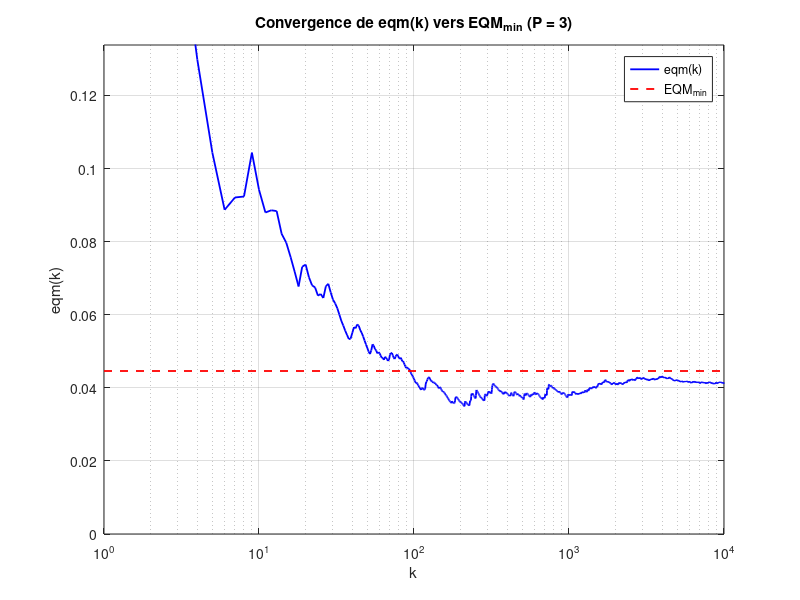
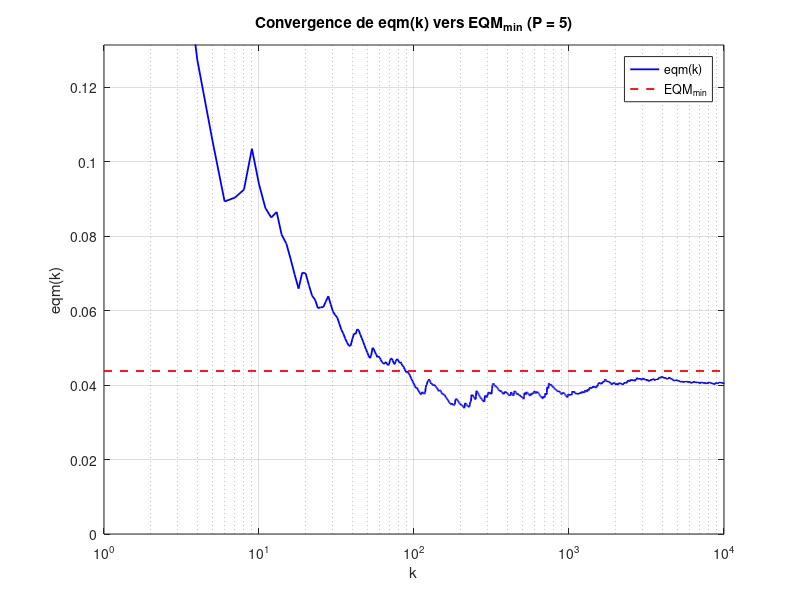
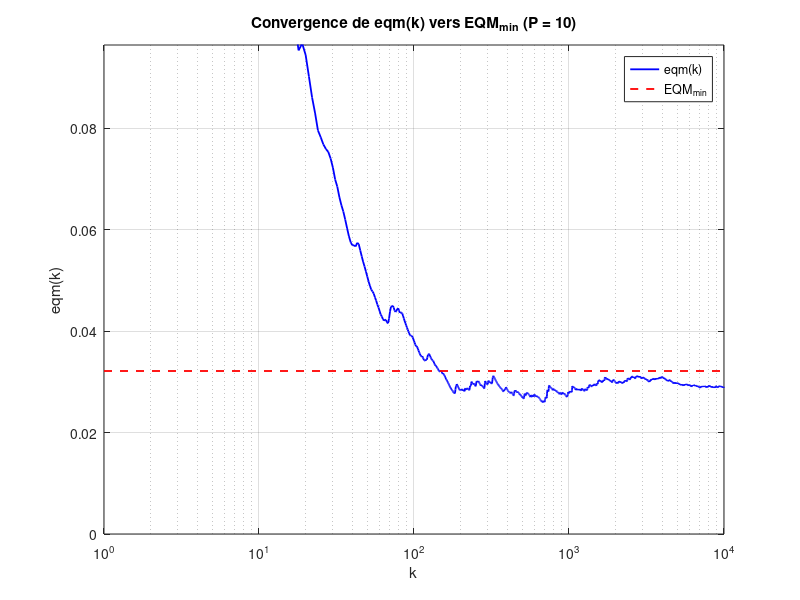
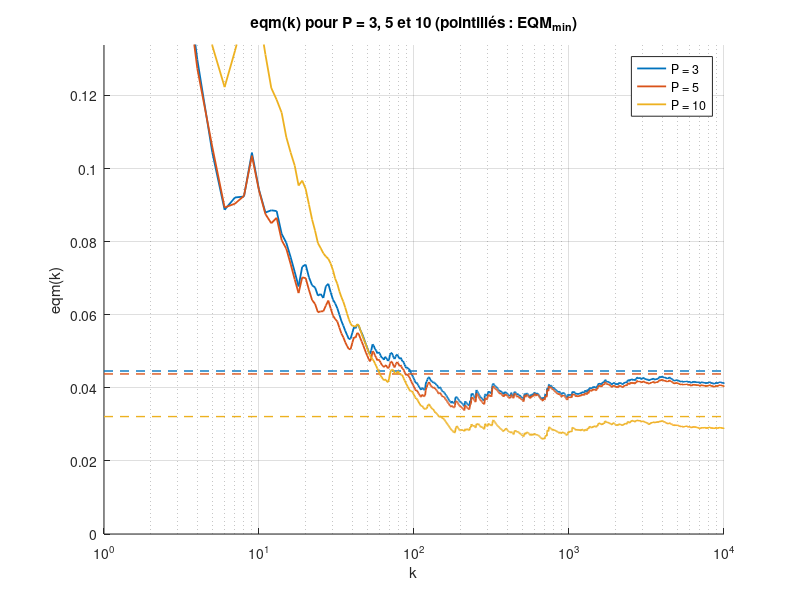

These figures' MATLAB source, in order:
%% Partie 2 - Question (c) : convergence de eqm(k) vers EQM_min
clear; clc; close all;
if ~isfolder('figs_partie2'), mkdir('figs_partie2'); end

% Parametres
N     = 1e4;
n     = (1:N)';
w0    = 0.05*pi;
phi   = pi/4;
sigv2 = 0.1;

% Signal propre et signal bruite
d = sin(n*w0 + phi);
v = sqrt(sigv2)*randn(N,1);
x = d + v;

Plist  = [3 5 10];
EQM    = zeros(N, length(Plist));
EQMmin = zeros(1, length(Plist));

for m = 1:length(Plist)
    Pm  = Plist(m);
    rxm = xcorr(x, Pm-1, 'biased'); rxm = rxm(Pm:end);
    rdm = xcorr(d, Pm-1, 'biased'); rdm = rdm(Pm:end);
    wm  = toeplitz(rxm) \ rdm;
    dhm = filter(wm, 1, x);

    S = 0;
    for k = 1:N
        S        = S + (d(k) - dhm(k))^2;
        EQM(k,m) = S / k;
    end
    EQMmin(m) = rdm(1) - wm' * rdm;
    fprintf('P = %2d : EQM_min = %.4f | eqm(N) = %.4f\n', Pm, EQMmin(m), EQM(N,m));
end

% Figures 23 a 25 : une figure par P
for m = 1:length(Plist)
    figure;
    plot(1:N, EQM(:,m), 'b', 'LineWidth', 1.3); hold on;
    plot([1 N], [EQMmin(m) EQMmin(m)], 'r--', 'LineWidth', 1.3);
    set(gca, 'XScale', 'log'); grid on;
    ylim([0 3*EQMmin(m)]);
    xlabel('k'); ylabel('eqm(k)');
    title(sprintf('Convergence de eqm(k) vers EQM_{min} (P = %d)', Plist(m)));
    legend('eqm(k)', 'EQM_{min}', 'Location', 'best');
    saveas(gcf, sprintf('figs_partie2/fig%d.png', 22+m));      % fig23, fig24, fig25
end

% Figure 26 : les trois courbes ensemble
col = lines(3);
figure; hold on;
for m = 1:length(Plist)
    h(m) = plot(1:N, EQM(:,m), 'Color', col(m,:), 'LineWidth', 1.3);
    plot([1 N], [EQMmin(m) EQMmin(m)], '--', 'Color', col(m,:), 'LineWidth', 1);
end
set(gca, 'XScale', 'log'); grid on;
ylim([0 3*max(EQMmin)]);
xlabel('k'); ylabel('eqm(k)');
title('eqm(k) pour P = 3, 5 et 10 (pointillés : EQM_{min})');
legend(h, 'P = 3', 'P = 5', 'P = 10', 'Location', 'best');
saveas(gcf, 'figs_partie2/fig26.png');
